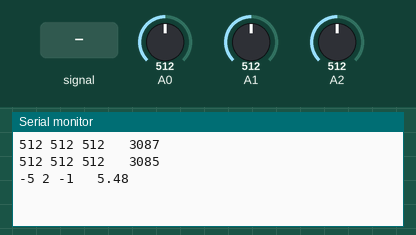
Simulated run of this sketch. Board: Arduino Uno, built with avr-gcc and run on an emulated ATmega328P. On the bench: the last lines printed to the serial monitor. The test bench sets the inputs (shaded band); at power-on: A0 = 512, A1 = 512, A2 = 512.

Above: at 3.2 s.
3.3 s: A0 fed a 200 Hz sine of ±81 counts around its level
At 4.7 s:
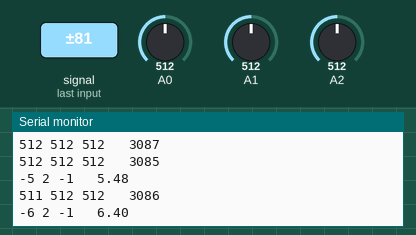
4.8 s: A0 set to 716
At 6.2 s:
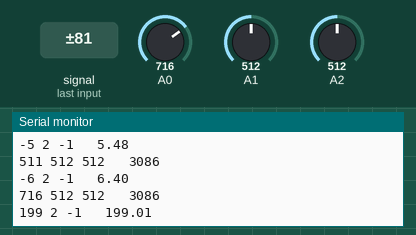
6.3 s: A1 set to 716
At 7.7 s:
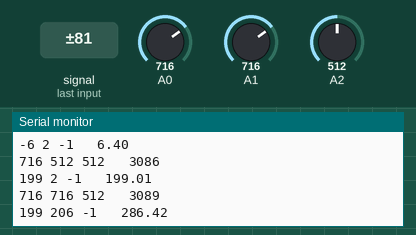
7.8 s: A2 set to 716
At 9.2 s:
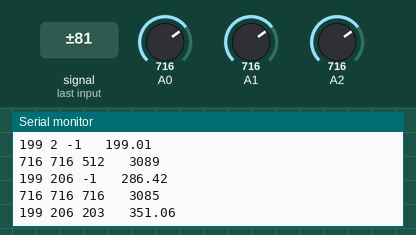
9.3 s: A0 set to 900
At 10.7 s:
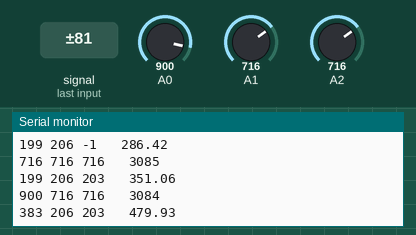
10.8 s: A1 set to 900
At 13.0 s:
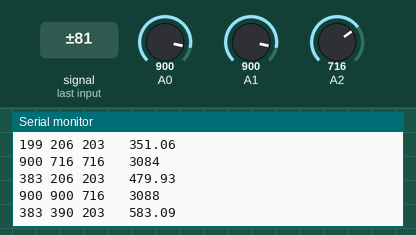
Timing chart, 0 to 13.3 s (numbered marks = the images above; inputs shaded):
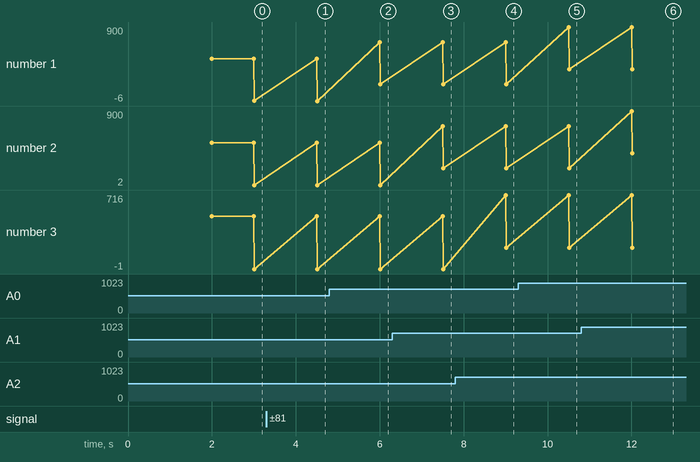

Measured:
- after the input at 3.3 s, the serial monitor: prints a new line after 1.2 s (image 1)
- after the input at 4.8 s, the serial monitor: prints a new line after 1.2 s (image 2)
- after the input at 6.3 s, the serial monitor: prints a new line after 1.2 s (image 3)
- after the input at 7.8 s, the serial monitor: prints a new line after 1.2 s (image 4)
- after the input at 9.3 s, the serial monitor: prints a new line after 1.2 s (image 5)
- after the input at 10.8 s, the serial monitor: prints a new line after 1.2 s (image 6)
- plotted number 1: -5 → -6 after the input at 3.3 s, -6 → 199 after the input at 4.8 s, 199 → 383 after the input at 9.3 s
- plotted number 2: 2 → 206 after the input at 6.3 s, 206 → 390 after the input at 10.8 s

The sketch:

TsteAnalogico.pde
```cpp
int midA, midB, midC;

void setup(){
  Serial.begin(19200);
  delay(1000);
  analogReference(EXTERNAL);
  unsigned long time1 = millis()+1000;
  unsigned long a =0, b=0, c=0;
  int count =0;
  while( time1>millis() ){
    count++;
    a+=analogRead(0);
    b+=analogRead(1);
    c+=analogRead(2);
    //            delayMicroseconds(222);
  }

  a/=count;
  midA=517;
  Serial.print( a );
  Serial.print(" ");

  b/=count;
  midB=510;
  Serial.print( b );
  Serial.print(" ");

  c/=count;
  midC=513;
  Serial.print( c );
  Serial.print(" ");

  Serial.print("\t");
  Serial.print( count );
  Serial.println();
}

void loop(){
  unsigned long time1 = millis()+1000;
  long a =0, b=0, c=0;
  int count =0;
  while( time1>millis() ){
    count++;
    a+=analogRead(0);
    b+=analogRead(1);
    c+=analogRead(2);
    //delayMicroseconds(222);
  }

  a/=count;
  Serial.print( a );
  Serial.print(" ");

  b/=count;
  Serial.print( b );
  Serial.print(" ");

  c/=count;
  Serial.print( c );
  Serial.print(" ");

  Serial.print("\t");
  Serial.print( count );
  Serial.println();

  a-=midA;
  Serial.print( a );
  Serial.print(" ");

  b-=midB;
  Serial.print( b );
  Serial.print(" ");

  c-=midC;
  Serial.print( c );
  Serial.print(" ");

  Serial.print("\t");
  Serial.print( sqrt(a*a+b*b+c*c) );
  Serial.println();
  Serial.println();
  delay(500);
}
```
